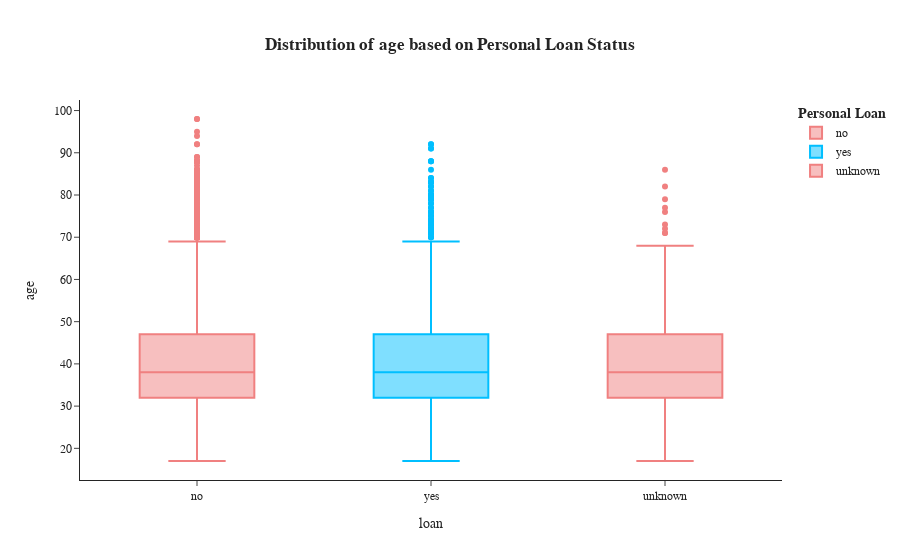

The notebook cell saved with this chart:
### Markdown cell above
- The median age of the clients who subscribed for the housing loan is 38.
- The median age of the clients who are not subscribed for the housing loan is 38.

### Code cell
fig=px.box(df,x='loan',y='age',color='loan',template='simple_white',color_discrete_sequence=['LightCoral','DeepSkyBlue'],title='<b>Distribution of age based on Personal Loan Status')
fig.update_layout(title_x=0.5,font_family="Times New Roman",legend_title_text="<b>Personal Loan")
fig.show()

### Figure 1 — Plotly figure (JSON) as saved in the notebook; plotly's stock layout.template omitted (floating-point values rounded to 4 significant figures; data arrays with more than 128 entries replaced by an {"elided": "..."} marker saying what was removed)
{"data": [{"alignmentgroup": "True", "hovertemplate": "loan=%{x}<br>age=%{y}<extra></extra>", "legendgroup": "no", "marker": {"color": "LightCoral"}, "name": "no", "notched": false, "offsetgroup": "no", "orientation": "v", "showlegend": true, "type": "box", "x": {"elided": "33950 str values"}, "x0": " ", "xaxis": "x", "y": {"elided": "33950 int values"}, "y0": " ", "yaxis": "y"}, {"alignmentgroup": "True", "hovertemplate": "loan=%{x}<br>age=%{y}<extra></extra>", "legendgroup": "yes", "marker": {"color": "DeepSkyBlue"}, "name": "yes", "notched": false, "offsetgroup": "yes", "orientation": "v", "showlegend": true, "type": "box", "x": {"elided": "6248 str values"}, "x0": " ", "xaxis": "x", "y": {"elided": "6248 int values"}, "y0": " ", "yaxis": "y"}, {"alignmentgroup": "True", "hovertemplate": "loan=%{x}<br>age=%{y}<extra></extra>", "legendgroup": "unknown", "marker": {"color": "LightCoral"}, "name": "unknown", "notched": false, "offsetgroup": "unknown", "orientation": "v", "showlegend": true, "type": "box", "x": {"elided": "990 str values"}, "x0": " ", "xaxis": "x", "y": {"elided": "990 int values"}, "y0": " ", "yaxis": "y"}], "layout": {"boxmode": "overlay", "font": {"family": "Times New Roman"}, "legend": {"title": {"text": "<b>Personal Loan"}, "tracegroupgap": 0}, "title": {"text": "<b>Distribution of age based on Personal Loan Status", "x": 0.5}, "xaxis": {"anchor": "y", "categoryarray": ["no", "yes", "unknown"], "categoryorder": "array", "domain": [0, 1], "title": {"text": "loan"}}, "yaxis": {"anchor": "x", "domain": [0, 1], "title": {"text": "age"}}}}
